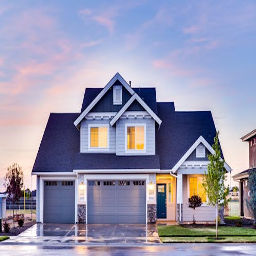
#> input picture resources/input1.jpg, 256 x 256 px
$ python shift_invariance.py
#> lines starting #> are read from the running program, lines starting #| are printed output that depends on the picture
import numpy as np
import cv2 as cv2
import os

import matplotlib.pyplot as plt
#well use this file for shift invariance example  linearity chap 3 .

input_path = os.path.join("resources", "input1.jpg")

output_path = os.path.join(os.getcwd(), "results")
os.makedirs(output_path, exist_ok=True)


def getImage():
    image =  cv2.imread(input_path , cv2.IMREAD_GRAYSCALE)
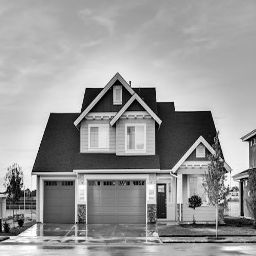
#> image: shape (256, 256); min 0, max 255, mean 152.3
    return image

def shiftInVariance():
    image = getImage()

    # Apply a Gaussian filter (kernel size 5x5, sigma = 1)
    gaussianFiltered =  cv2.GaussianBlur(image,(5,5),1)
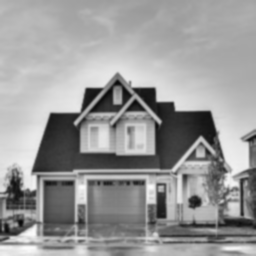
#> gaussianFiltered: shape (256, 256); min 7, max 251, mean 152.3

    # Shift the original image by 50 pixels to the right
    rows, cols =  image.shape
#> rows = 256; cols = 256
    M =np.float32([[1,0,50],[0,1,0]]) # Affine transformation matrix for shifting right
    shiftImg = cv2.warpAffine(image, M , (cols,rows))
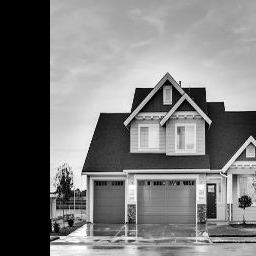
#> shiftImg: shape (256, 256); min 0, max 255, mean 121.7

    # Apply the Gaussian filter to the shifted image
    gaussianBluredFirstTOShiftedImg = cv2.GaussianBlur(shiftImg , (5,5),1)
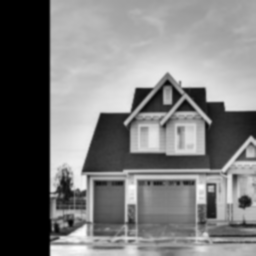
#> gaussianBluredFirstTOShiftedImg: shape (256, 256); min 0, max 251, mean 121.7

    # Shift the filtered image by 50 pixels
    shiftedFilteredImg  = cv2.warpAffine(gaussianFiltered , M , (cols,rows) )

    # Display the results
    plt.figure(figsize=(12, 8))

    plt.subplot(2, 3, 1)
    plt.title('Original Image')
    plt.imshow(image, cmap='gray')

    plt.subplot(2, 3, 2)
    plt.title('Gaussian Filtered Image')
    plt.imshow(gaussianFiltered, cmap='gray')

    plt.subplot(2, 3, 3)
    plt.title('Shifted Original Image')
    plt.imshow(shiftImg, cmap='gray')

    plt.subplot(2, 3, 4)
    plt.title('Shifted Filtered Image')
    plt.imshow(shiftedFilteredImg, cmap='gray')

    plt.subplot(2, 3, 5)
    plt.title('Gaussian blured first then Shifted Image')
    plt.imshow(gaussianBluredFirstTOShiftedImg, cmap='gray')

    plt.tight_layout()
    plt.show()

shiftInVariance()
#So this shows us linearity dosent matter if we shift first or apply gaussian filter first

$ run again, with resources/input.jpg copied over resources/input1.jpg
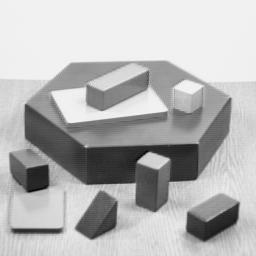
#> input picture resources/input.jpg, 256 x 256 px
#> in getImage, image is the input picture: shape (256, 256); min 0, max 252, mean 182.8
#> in shiftInVariance, `shiftImg = cv2.warpAffine(image, M , (cols,rows))`:
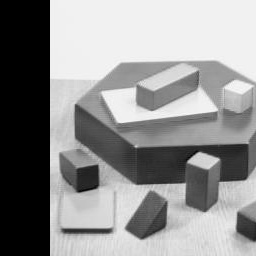
#> shiftImg: shape (256, 256); min 0, max 252, mean 143.8
